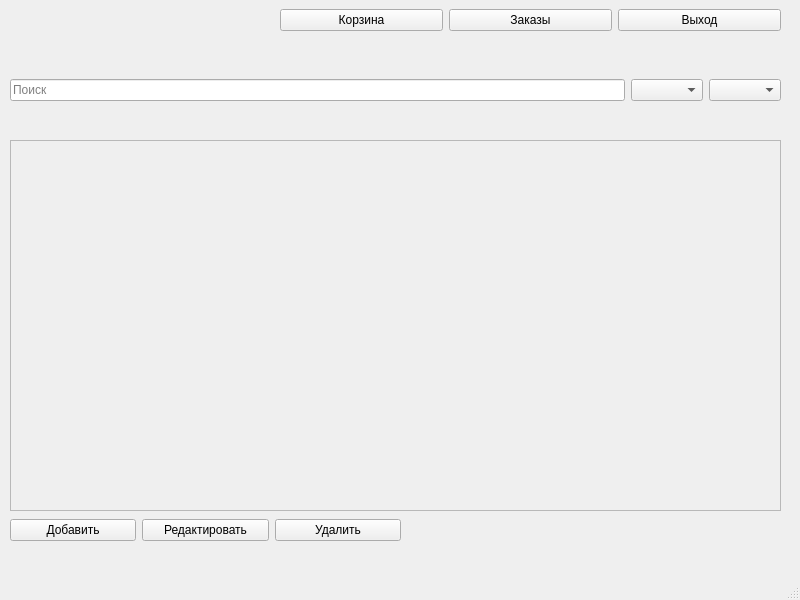
<?xml version="1.0" encoding="UTF-8"?>
<ui version="4.0">
 <class>MainWindow</class>
 <widget class="QMainWindow" name="MainWindow">
  <property name="geometry">
   <rect>
    <x>0</x>
    <y>0</y>
    <width>800</width>
    <height>600</height>
   </rect>
  </property>
  <property name="windowTitle">
   <string>MainWindow</string>
  </property>
  <widget class="QWidget" name="centralwidget">
   <widget class="QWidget" name="horizontalLayoutWidget">
    <property name="geometry">
     <rect>
      <x>280</x>
      <y>0</y>
      <width>501</width>
      <height>41</height>
     </rect>
    </property>
    <layout class="QHBoxLayout" name="horizontalLayout">
     <item>
      <widget class="QPushButton" name="pushButton_3">
       <property name="text">
        <string>Корзина</string>
       </property>
      </widget>
     </item>
     <item>
      <widget class="QPushButton" name="pushButton_2">
       <property name="text">
        <string>Заказы</string>
       </property>
      </widget>
     </item>
     <item>
      <widget class="QPushButton" name="pushButton">
       <property name="text">
        <string>Выход</string>
       </property>
      </widget>
     </item>
    </layout>
   </widget>
   <widget class="QWidget" name="horizontalLayoutWidget_2">
    <property name="geometry">
     <rect>
      <x>10</x>
      <y>50</y>
      <width>771</width>
      <height>80</height>
     </rect>
    </property>
    <layout class="QHBoxLayout" name="horizontalLayout_2">
     <item>
      <widget class="QLineEdit" name="lineEdit_search">
       <property name="placeholderText">
        <string>Поиск</string>
       </property>
      </widget>
     </item>
     <item>
      <widget class="QComboBox" name="comboBox_disc"/>
     </item>
     <item>
      <widget class="QComboBox" name="comboBox_sort"/>
     </item>
    </layout>
   </widget>
   <widget class="QScrollArea" name="scrollArea">
    <property name="geometry">
     <rect>
      <x>10</x>
      <y>140</y>
      <width>771</width>
      <height>371</height>
     </rect>
    </property>
    <property name="widgetResizable">
     <bool>true</bool>
    </property>
    <widget class="QWidget" name="scrollAreaWidgetContents">
     <property name="geometry">
      <rect>
       <x>0</x>
       <y>0</y>
       <width>769</width>
       <height>369</height>
      </rect>
     </property>
    </widget>
   </widget>
   <widget class="QWidget" name="horizontalLayoutWidget_3">
    <property name="geometry">
     <rect>
      <x>10</x>
      <y>510</y>
      <width>391</width>
      <height>41</height>
     </rect>
    </property>
    <layout class="QHBoxLayout" name="horizontalLayout_3">
     <item>
      <widget class="QPushButton" name="pushButton_4">
       <property name="text">
        <string>Добавить</string>
       </property>
      </widget>
     </item>
     <item>
      <widget class="QPushButton" name="pushButton_5">
       <property name="text">
        <string>Редактировать</string>
       </property>
      </widget>
     </item>
     <item>
      <widget class="QPushButton" name="pushButton_6">
       <property name="text">
        <string>Удалить</string>
       </property>
      </widget>
     </item>
    </layout>
   </widget>
  </widget>
  <widget class="QMenuBar" name="menubar">
   <property name="geometry">
    <rect>
     <x>0</x>
     <y>0</y>
     <width>800</width>
     <height>21</height>
    </rect>
   </property>
  </widget>
  <widget class="QStatusBar" name="statusbar"/>
 </widget>
 <resources/>
 <connections/>
</ui>
